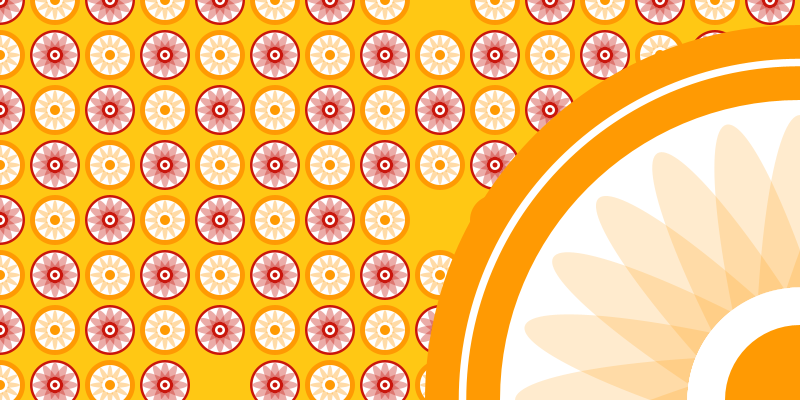
Frame 1 (no input)
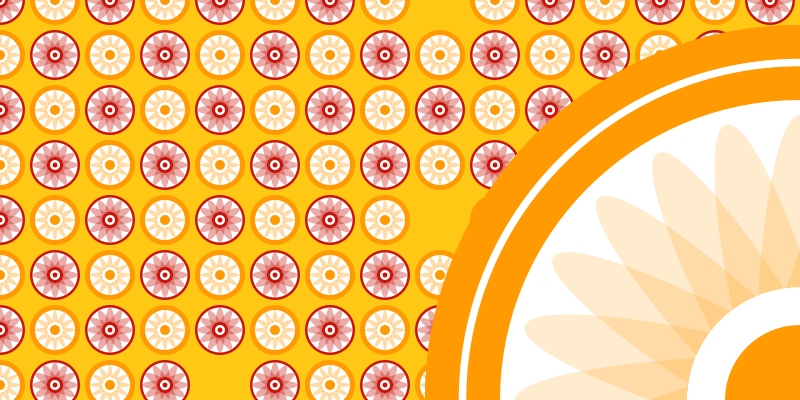
Frame 2 (the mouse pressed at the canvas centre, redrawn once)

The Processing sketch that drew these frames (run headless with seeded random() and noise(); the mouse was pressed at the canvas centre and the sketch redrawn once):

// Processing sketch: processing_24316
// ── processing_24316.pde

//import processing.pdf.*;

///////////////////////////////////////////////
/// Written by Jason Wang, 19th MAR 2011 ///
///////////////////////////////////////////////


int patternSeperationX = 110;
int patternSeperationY = 110;


void setup(){
  size(800,400);
  //beginRecord(PDF, "project142_pattern.pdf");
  background(255,200,20);
  smooth();
  noStroke();
   //stroke(0);
 noLoop();
  
  
  for(int i = 0; i < width/patternSeperationX+1; i++){
      for(int j = 0; j < height/patternSeperationY+1; j++){
        pushMatrix();
        translate(i*patternSeperationX, j*patternSeperationY);
        yourFunction();
        popMatrix();
      }
  }
  
}


void draw()
{
  
   fill(255,200,20);
   rect(30+55*11,30+55*4,55,55);
    rect(30+55*6,30+55*7,55,55);
    rect(30+55*7,30+55*7,55,55);
     rect(30+55*3,30+55*6,55,55);
      rect(30+55*1,30+55*7,55,55);
       rect(30+55*4,30+55*8,55,55);
   rect(30+55*7,30+55*3,55,55);
   rect(30+55*10,30+55*2,55,55);
    rect(30+55*11,30+55*3,55,55);
    rect(30+55*14,30+55*1,55,55);
    rect(30+55*14,30+55*-1,55,55);
    
   rect(30+55*7,30+55*-1,55,55);
    
    
  
int s=15;


fill(255,154,3); 
ellipse(width, height, 50*s, 50*s);

fill(255);
ellipse(width, height,(45.5)*s, (45.5)*s);

fill(255,154,3);
ellipse(width, height,(44.5)*s, (44.5)*s);

fill(255);
ellipse(width, height,40*s, 40*s);


for(int c=0;c<12;c++){
pushMatrix();  
translate(width, height);
fill(255,154,3,50);
rotate(radians(c*15));

ellipse(0, 0, 6*s, 38*s);
popMatrix();


fill(255); 
ellipse(width, height, 15*s, 15*s);
fill(255,154,3); 
ellipse(width, height, 10*s, 10*s);


 


}
//endRecord(); 





  
}


void yourFunction(){
  
fill(201,22,12); 
ellipse(0, 0, 50, 50);
fill(255);
ellipse(0, 0, 45, 45);

for(int b=0;b<12;b++){
pushMatrix();  
translate(0, 0);
fill(201,22,12,50);
rotate(radians(b*30));
ellipse(0, 0, 10, 45);
popMatrix();

fill(201,22,12); 
ellipse(0, 0, 15, 15);
fill(255); 
ellipse(0, 0, 10, 10);
fill(201,22,12); 
ellipse(0, 0, 5, 5);
}


fill(201,22,12); 
ellipse(55, 55, 50, 50);
fill(255);
ellipse(55, 55,45, 45);
  
for(int a=0;a<12;a++){
pushMatrix();  
translate(55, 55);
fill(201,22,12,50);
rotate(radians(a*30));
ellipse(0, 0,  10, 45);
popMatrix();

fill(201,22,12); 
ellipse(55, 55, 15, 15);
fill(255); 
ellipse(55, 55, 10, 10);
fill(201,22,12); 
ellipse(55, 55, 5, 5);

}

fill(255,154,3); 
ellipse(55, 0, 50, 50);
fill(255);
ellipse(55, 0,40, 40);


for(int c=0;c<12;c++){
pushMatrix();  
translate(55, 0);
fill(255,154,3,50);
rotate(radians(c*30));
ellipse(0, 0, 6, 40);
popMatrix();


fill(255); 
ellipse(55, 0, 15, 15);
fill(255,154,3); 
ellipse(55, 0, 10, 10);



}
fill(255,154,3); 
ellipse(0, 55, 50, 50);
fill(255);
ellipse(0, 55,40, 40);

for(int c=0;c<12;c++){
pushMatrix();  
translate(0, 55);
fill(255,154,3,50);
rotate(radians(c*30));

ellipse(0, 0, 6, 40);
popMatrix();


fill(255); 
ellipse(0, 55, 15, 15);
fill(255,154,3); 
ellipse(0, 55, 10, 10);

}



}




  
  
  
